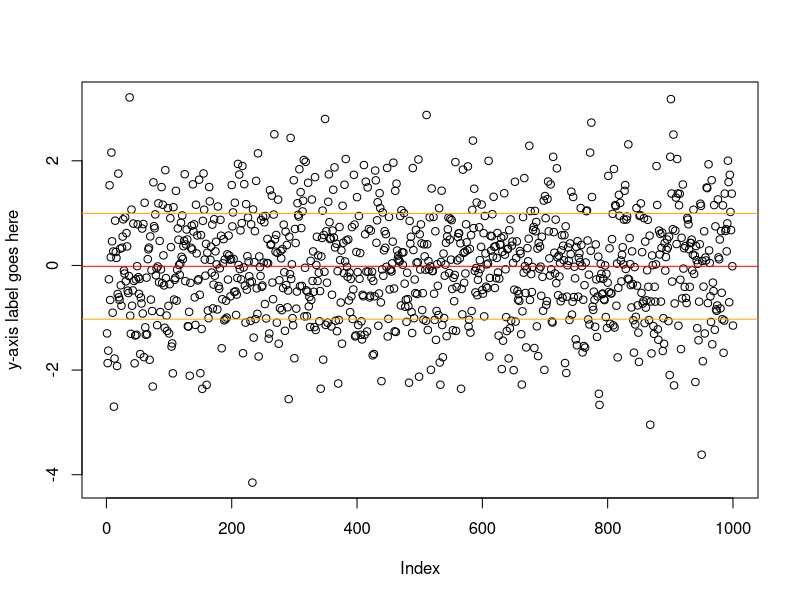

The R script that drew this image:
y=rnorm(1000)

plot(y, ylab="y-axis label goes here")

abline(h=mean(y), col="red")

sdabove = mean(y)+sd(y)

sdbelow = mean(y)-sd(y)

abline(h=sdabove, col="orange")

abline(h=sdbelow, col="orange")